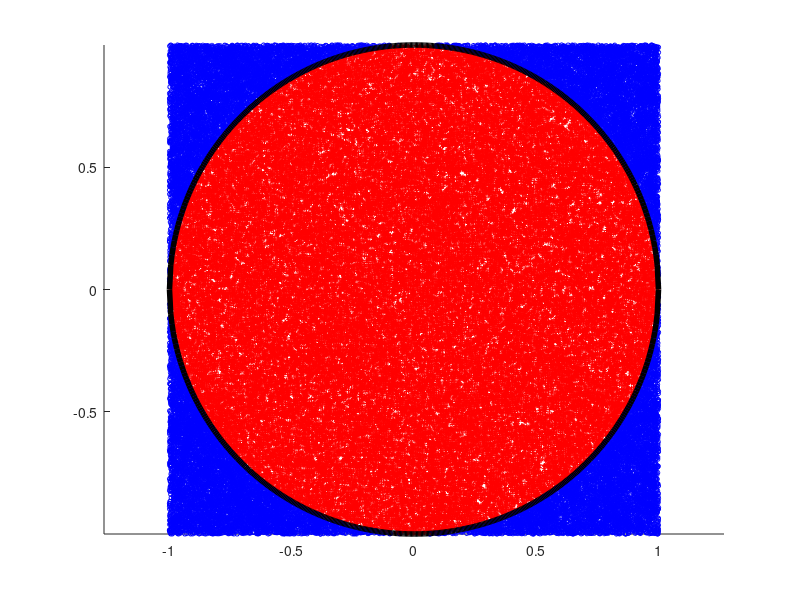

Recreate this plot in MATLAB.
function calc_pi()
    n=100000;
    [pi_priblizek, napaka] = area_pi(n);
    disp(['Približek števila pi:', num2str(pi_priblizek)])
    disp(['Napaka', num2str(napaka)])
    figure(n)
end



function figure(n)
     x = rand(1,n)*2-1;
     y = rand(1,n)*2-1;
     radij = sqrt(x.^2 + y.^2);  
     znotraj_kroga = radij <= 1;

    
     scatter(x(znotraj_kroga), y(znotraj_kroga), 10, 'r', '+');  
     hold on;
     scatter(x(~znotraj_kroga), y(~znotraj_kroga), 10, 'b', 'o'); 
     hold off;

    koren = @(x) sqrt(1-x.^2); %definiranje anonimne funkcije
    xx=linspace(-1, 1, 400);
    %r = 1;
    %x_circle = r * cos(theta);
    %y_circle = r * sin(theta);
    
    hold on;
    axis equal
    plot(xx, koren(xx), 'k', 'LineWidth', 4);
    hold on;
    plot(xx, -koren(xx), 'k', 'LineWidth', 4);
    hold off;
end


function [pi_priblizek, napaka] = area_pi(n)     
   zunaj=0;
   notri=0;
    for i=1:n
        x = rand();
        y = rand();
            if (x^2+y^2)<=1
                notri=notri+1;
            else
                zunaj=zunaj+1;
            end
    end
  pi_priblizek=4*notri/n;
  napaka=abs(pi_priblizek-pi);
end